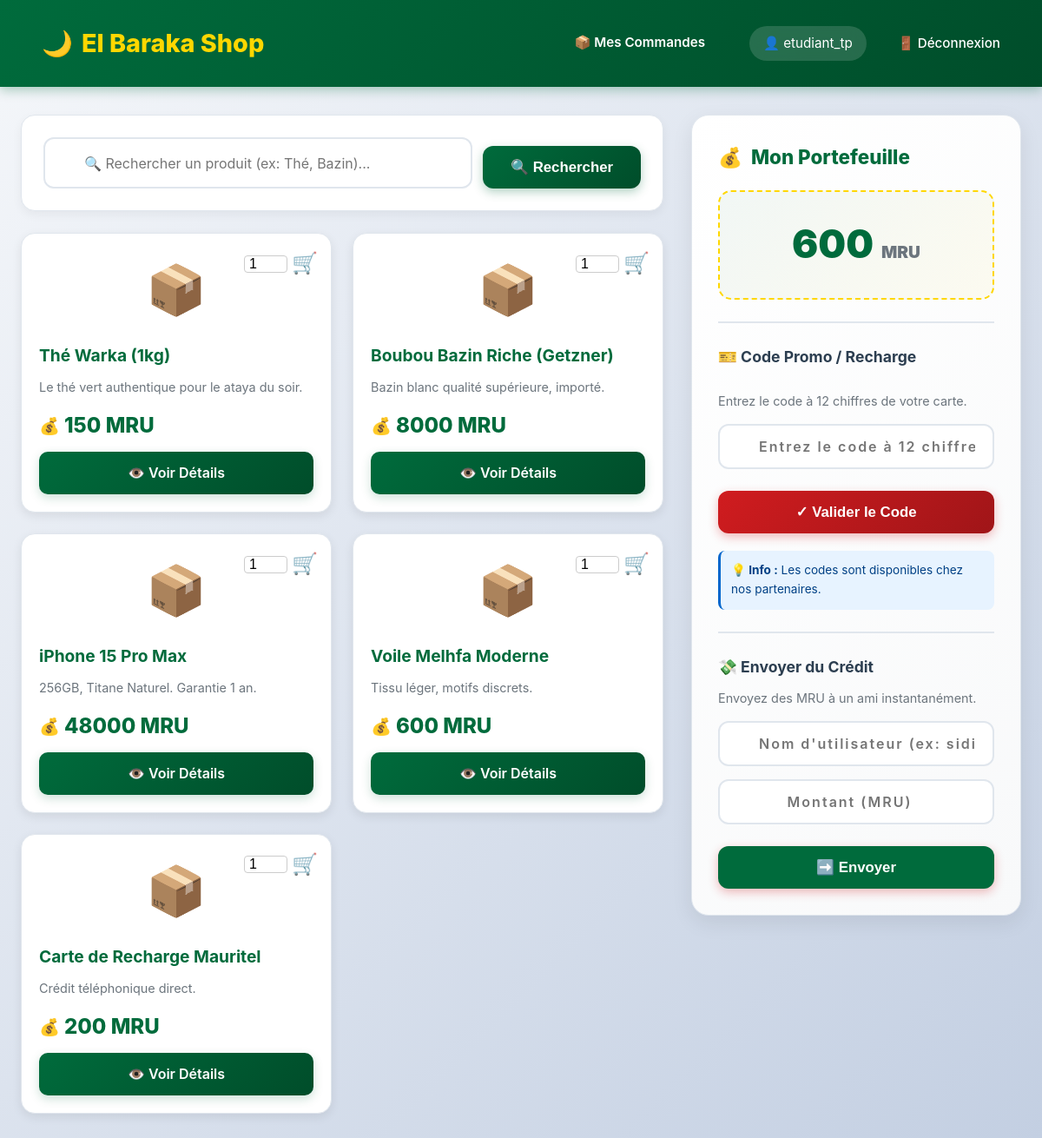
/ (signed in), run on an earlier commit of the app's database.
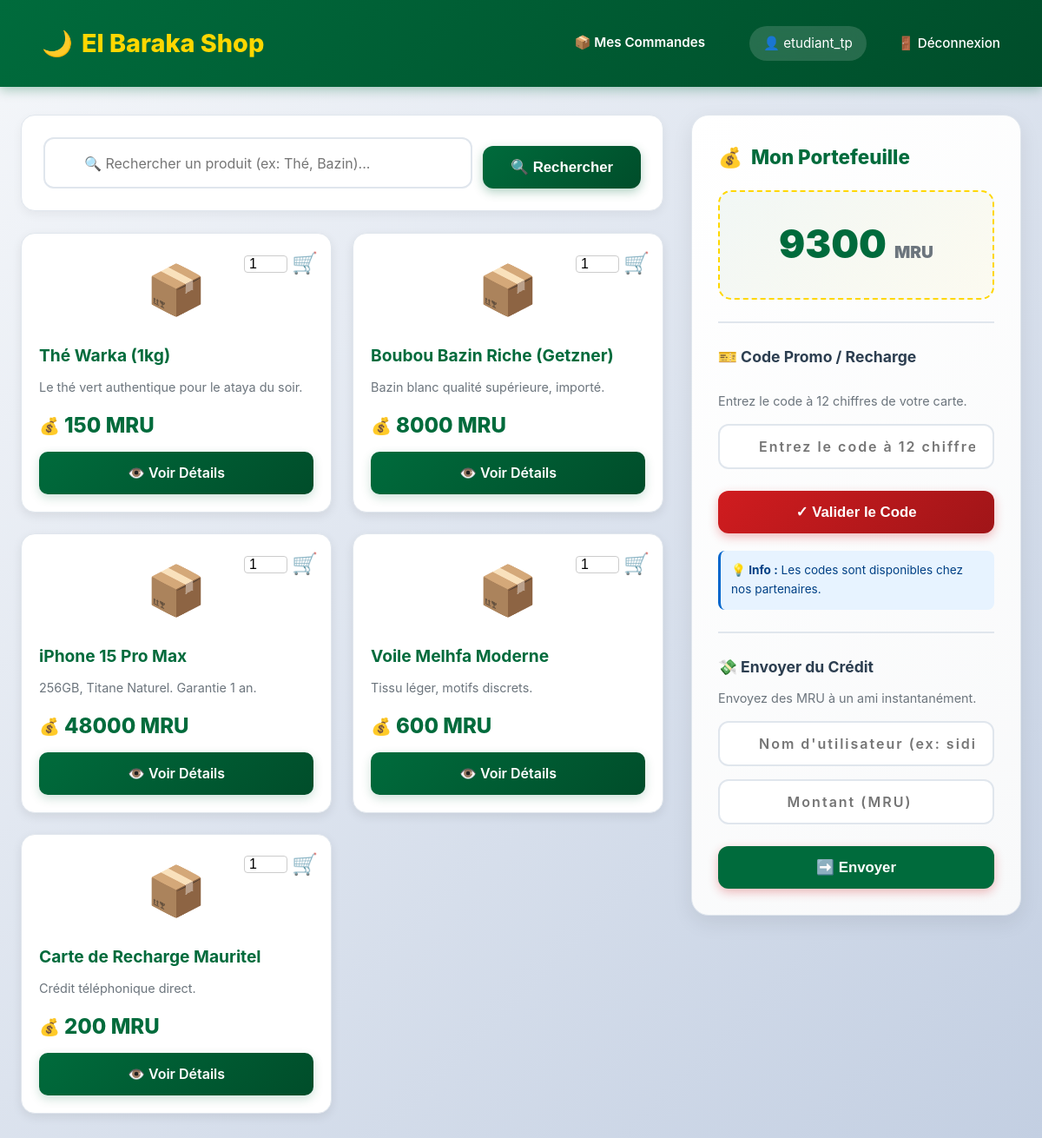
And on a later commit of the database.
### tables this page shows
CREATE TABLE utilisateurs (
            id INTEGER PRIMARY KEY AUTOINCREMENT,
            username TEXT NOT NULL UNIQUE,
            password TEXT NOT NULL,
            telephone TEXT,
            adresse TEXT,
            est_admin BOOLEAN DEFAULT 0,
            solde_mru DECIMAL(10, 2) DEFAULT 0.00
        );

### app.py (the view)
@app.route('/')
def index():
    if 'user_id' not in session:
        return redirect('/login')
    conn = get_db_connection()
    user = conn.execute("SELECT solde_mru FROM utilisateurs WHERE id = ?", (session['user_id'],)).fetchone()
    if user:
        session['solde_mru'] = user['solde_mru']
    produits = conn.execute("SELECT * FROM produits LIMIT 10").fetchall()
    conn.close()
    return render_template('index.html', produits=produits, search_term='')

### app.py (called while the page is built)
def get_db_connection():
    conn = sqlite3.connect('elbaraka.db')
    conn.row_factory = sqlite3.Row
    return conn

### templates/index.html (shortened to what the changed rows need)
{% extends "base.html" %}
{% block content %}
<div class="main-layout">
    <aside>
        <div class="wallet-card">
            <h3 style="margin-top: 0; color: var(--primary); font-size: 1.4rem; font-weight: 800; display: flex; align-items: center; gap: 10px;">
                <span>💰</span>
                <span>Mon Portefeuille</span>
            </h3>
            <div style="font-size: 2.8rem; font-weight: 900; color: var(--primary); text-align: center; padding: 25px; background: linear-gradient(135deg, rgba(0, 107, 60, 0.05) 0%, rgba(255, 215, 0, 0.05) 100%); border-radius: 15px; margin-bottom: 20px; border: 2px dashed var(--gold);">
                {{ session.get('solde_mru', 0) }} <span style="font-size: 1.2rem; color: #6c757d;">MRU</span>
            </div>
            <hr style="border: 0; border-top: 2px solid #e0e6ed; margin: 25px 0;">
            <h4 style="color: var(--text); margin-bottom: 10px; font-size: 1.1rem; font-weight: 700;">
                🎫 Code Promo / Recharge
            </h4>
            <div id="promo-display" style="color: #006b3c; font-weight: bold; margin-bottom: 10px; min-height: 5px;"></div>
            <p style="font-size: 0.9rem; color: #6c757d; margin-bottom: 15px;">
                Entrez le code à 12 chiffres de votre carte.
            </p>
            <form action="/recharger" method="POST" style="display: flex; flex-direction: column; gap: 15px;">
                <input
                    type="text"
                    name="code_pin"
                    placeholder="Entrez le code à 12 chiffres"
                    maxlength="12"
                    pattern="\d{12}"
                    required
                >
                <button type="submit" class="btn-primary" style="background: linear-gradient(135deg, var(--secondary) 0%, #a01518 100%); box-shadow: 0 4px 12px rgba(208, 28, 31, 0.3);">
                </button>
            </form>
            <div style="margin-top: 20px; padding: 12px; background: #e7f3ff; border-radius: 8px; border-left: 3px solid #0066cc;">
                <p style="margin: 0; font-size: 0.85rem; color: #004085;">
                </p>
            </div>
            <hr style="border: 0; border-top: 2px solid #e0e6ed; margin: 25px 0;">
            <h4 style="color: var(--text); margin-bottom: 10px; font-size: 1.1rem; font-weight: 700;">
                💸 Envoyer du Crédit
            </h4>
            <p style="font-size: 0.9rem; color: #6c757d; margin-bottom: 15px;">
                Envoyez des MRU à un ami instantanément.
            </p>
            <form action="/transfert" method="POST" style="display: flex; flex-direction: column; gap: 15px;">
                <input
                    type="text"
                    name="destinataire"
                    placeholder="Nom d'utilisateur (ex: sidi_med)"
                    required
                >
                <input
                    type="number"
                    name="montant"
                    placeholder="Montant (MRU)"
                    min="1"
                    required
                >
                <button type="submit" class="btn-primary" style="background: var(--primary);">
                </button>
            </form>
        </div> </aside>
</div>
{% endblock %}

### templates/base.html (shortened to what this page needs)
<!DOCTYPE html>
<html lang="fr">
<head>
    <link rel="stylesheet" href="{{ url_for('static', filename='style.css') }}">
</head>
<body>
    <nav class="navbar">
        <a href="/" class="brand">
            <span>🌙</span>
            <span>El Baraka Shop</span>
        </a>
        <div class="user-info">
            {% if session.get('user_id') %}
                <a href="/mes-commandes" style="color: white; text-decoration: none; font-weight: 600; margin-right: 15px; border-bottom: 2px solid transparent; transition: all 0.3s;" onmouseover="this.style.borderBottom='2px solid var(--gold)'" onmouseout="this.style.borderBottom='2px solid transparent'">
                    📦 Mes Commandes
                </a>
                <span style="background: rgba(255, 255, 255, 0.15); padding: 8px 16px; border-radius: 20px; backdrop-filter: blur(10px);">
                    👤 {{ session.get('username') }}
                </span>
                <a href="/logout">🚪 Déconnexion</a>
            {% else %}
                <a href="/login">🔐 Connexion</a>
            {% endif %}
        </div>
    </nav>
    <div class="container">
        {% block content %}{% endblock %}
    </div>
</body>
</html>

What changed in the data, as far as the page shows it:
changed utilisateurs "etudiant_tp": get "600" → "9300"
